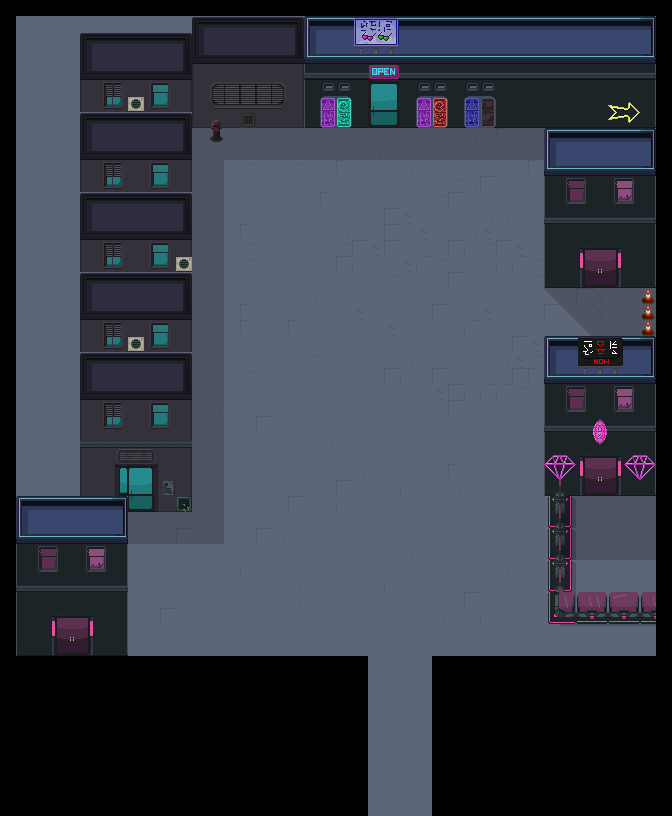

This is a level from a 2D game, rendered from its Tiled map with the project's own tilesets. A one-line summary and the map file follow, with tile-layer data summarised:
An orthogonal 42x51 tile map with 16x16 px tiles, 7 tile layers (Suelo, DecoracionSuelo, Paredes, Decoracion, ...), 4 tilesets and 5 objects (2x Down, 2x Spawner, Start).

<map version="1.0" tiledversion="1.1.2" orientation="orthogonal" renderorder="right-down" width="42" height="51" tilewidth="16" tileheight="16" infinite="0" nextobjectid="28">
 <tileset firstgid="1" source="../../tileset/city.tsx" />
 <tileset firstgid="257" source="../../tileset/City2.tsx" />
 <tileset firstgid="769" source="../../tileset/CityProps.tsx" />
 <tileset firstgid="1137" source="../../tileset/Buildings.tsx" />
 <layer name="Suelo" width="42" height="51">
  <data>[2142 cells, 1640 non-empty, 1 distinct tile ids]</data>
 </layer>
 <objectgroup name="Inicio">
  <object id="24" name="Start" gid="255" x="355" y="194" width="16" height="16" />
 </objectgroup>
 <layer name="DecoracionSuelo" width="42" height="51">
  <data>[2142 cells, 141 non-empty, 10 distinct tile ids]</data>
 </layer>
 <layer name="Paredes" width="42" height="51">
  <data>[2142 cells, 649 non-empty, 256 distinct tile ids]</data>
 </layer>
 <layer name="Decoracion" width="42" height="51">
  <data>[2142 cells, 90 non-empty, 51 distinct tile ids]</data>
 </layer>
 <layer name="Decoracion2" width="42" height="51">
  <data>[2142 cells, 10 non-empty, 8 distinct tile ids]</data>
 </layer>
 <layer name="Sombra" width="42" height="51">
  <data>[2142 cells, 218 non-empty, 73 distinct tile ids]</data>
 </layer>
 <layer name="Aire" width="42" height="51">
  <data>[2142 cells, 193 non-empty, 2 distinct tile ids]</data>
 </layer>
 <objectgroup name="Puertas">
  <object id="22" name="Down" x="366.667" y="782.333" width="63.6667" height="33.6667" />
 </objectgroup>
 <objectgroup name="Entradas">
  <object id="27" name="Down" gid="255" x="382.667" y="633.333" width="16" height="16" />
 </objectgroup>
 <objectgroup name="Spawners" offsetx="-60" offsety="33">
  <object id="20" name="Spawner" gid="240" x="511" y="436" width="16" height="16">
   <properties>
    <property name="Bomber" type="bool" value="false" />
    <property name="Charger" type="bool" value="false" />
    <property name="Gunner" type="bool" value="true" />
    <property name="Stalker" type="bool" value="true" />
    <property name="Turret" type="bool" value="false" />
   </properties>
  </object>
  <object id="21" name="Spawner" gid="240" x="369" y="379" width="16" height="16">
   <properties>
    <property name="Bomber" type="bool" value="false" />
    <property name="Charger" type="bool" value="false" />
    <property name="Gunner" type="bool" value="true" />
    <property name="Stalker" type="bool" value="true" />
    <property name="Turret" type="bool" value="false" />
   </properties>
  </object>
 </objectgroup>
</map>
